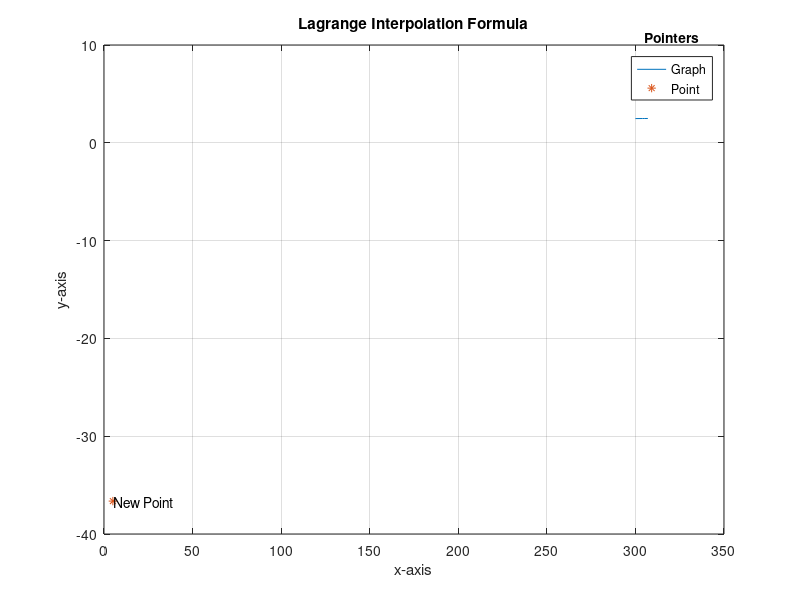

The MATLAB source for this figure:
%Solve by Lagrange Interpolation Method
clear all
clc
A = [300, 304, 305, 307];
B = [2.4771, 2.4829, 2.4843, 2.4871];
l = length(B);
x = input("Enter a Number: ");
y = 0;
for i = 1 : l
    num = 1;
    denum = 1;
    index = i;
    tempX = A(i);
    tempY = B(i);
    for j = 1 : l
        if(i ~= j)
            num = num * (x - A(j));  
            denum = denum * (tempX - A(j));
        end      
    end
    y = y + tempY * (num / denum);
end
fprintf("Output: %.4f\n", y);
plot(A, B);
hold on
plot(x, y, '*')
xlabel('x-axis')
ylabel('y-axis')
title('Lagrange Interpolation Formula')
title(legend, 'Pointers')
legend('Graph', 'Point')
text(x + .2, y, 'New Point')
grid on
hold off